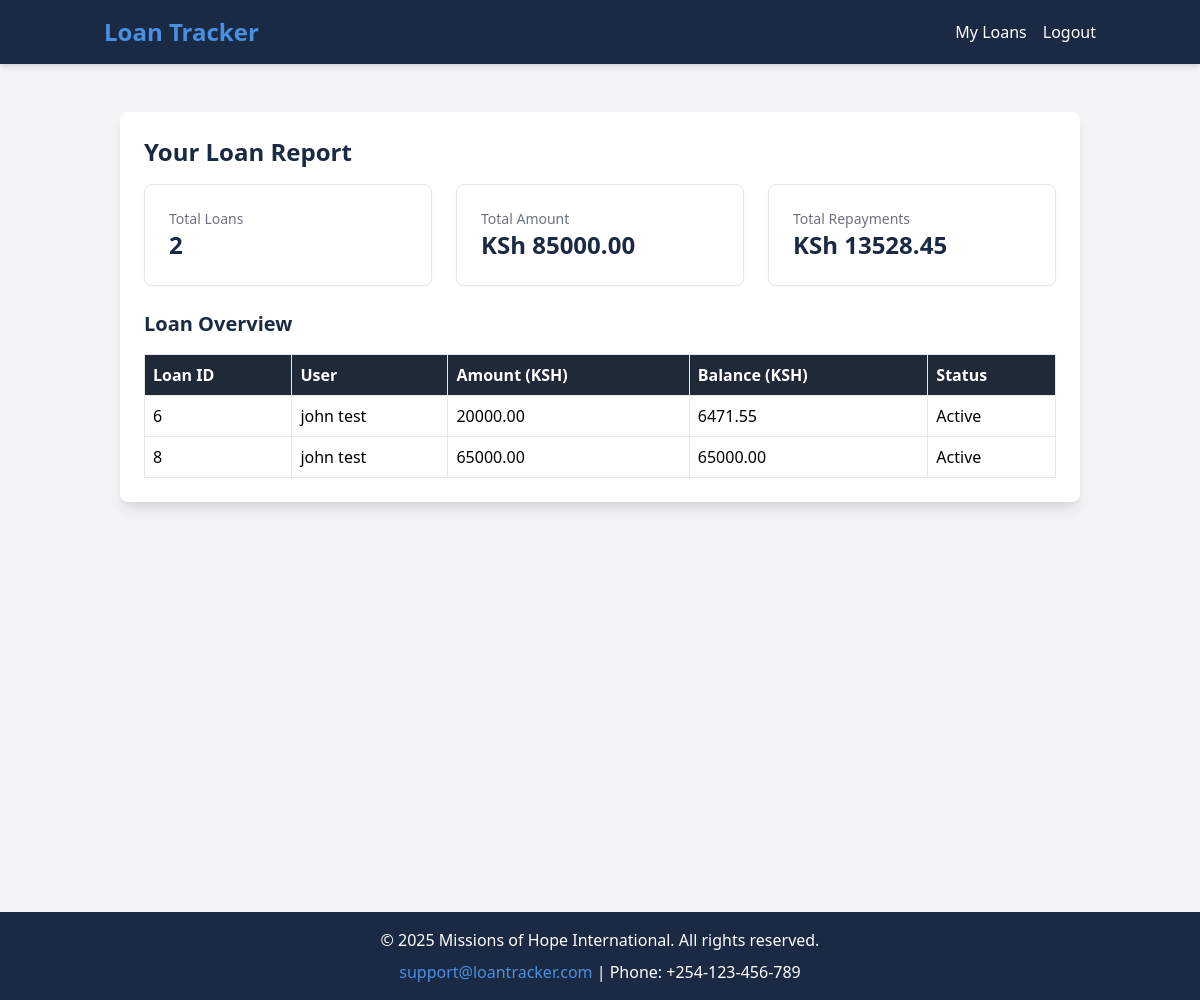
Screenshot of /report/ (signed in) with the database file from the repository.
### mohi/models.py (models this page shows, shortened)
class CustomUser(AbstractUser):
    username = None
    email = models.EmailField(unique=True)
    first_name = models.CharField(max_length=30)
    last_name = models.CharField(max_length=30)
    department = models.CharField(max_length=100)
    designation = models.CharField(max_length=100)
    USERNAME_FIELD = 'email'
    REQUIRED_FIELDS = ['first_name', 'last_name', 'department', 'designation']
    objects = CustomUserManager()

class Loan(models.Model):
    user = models.ForeignKey(CustomUser, on_delete=models.CASCADE)
    amount = models.DecimalField(max_digits=10, decimal_places=2, default=Decimal('0.00'))
    balance = models.DecimalField(max_digits=10, decimal_places=2, default=Decimal('0.00'))
    interest_rate = models.DecimalField(max_digits=5, decimal_places=2, default=Decimal('5.00'))
    term_months = models.PositiveIntegerField(default=12)
    start_date = models.DateField(default=timezone.now)
    end_date = models.DateField(null=True, blank=True)
    is_paid = models.BooleanField(default=False)
    def get_status_display(self):
        return "Paid" if self.is_paid else "Active"

### mohi/views.py (the view)
# urls.py: path('report/', views.loan_report, name='loan_report'),
@login_required
def loan_report(request):
    exchange_rate = 1
    chart_data = {}
    if request.user.is_staff:
        total_loans_count = Loan.objects.count()
        total_amount = Loan.objects.aggregate(total=Sum('amount'))['total'] or Decimal('0.00')
        total_repayments = Repayment.objects.aggregate(total=Sum('amount'))['total'] or Decimal('0.00')
        loans = Loan.objects.all()
        total_outstanding = max(Decimal('0.00'), total_amount - total_repayments)
        chart_data['loan_summary'] = {
            'labels': ['Total Amount', 'Total Repayments', 'Total Outstanding'],
            'data': [float(total_amount * exchange_rate), float(total_repayments * exchange_rate), float(total_outstanding * exchange_rate)],
            'backgroundColor': ['#1E3A8A', '#10B981', '#F59E0B']
        }
        repayments_by_month = Repayment.objects.annotate(month=TruncMonth('date')).values('month').annotate(total=Sum('amount')).order_by('month')
        chart_data['repayment_trend'] = {
            'labels': [item['month'].strftime('%Y-%m') for item in repayments_by_month],
            'data': [float(item['total'] * exchange_rate) for item in repayments_by_month],
            'borderColor': '#1E3A8A',
            'fill': False
        }
    else:
        user_loans = Loan.objects.filter(user=request.user)
        total_loans_count = user_loans.count()
        total_amount = user_loans.aggregate(total=Sum('amount'))['total'] or Decimal('0.00')
        total_repayments = Repayment.objects.filter(loan__in=user_loans).aggregate(total=Sum('amount'))['total'] or Decimal('0.00')
        loans = user_loans
        total_outstanding = max(Decimal('0.00'), total_amount - total_repayments)
        chart_data['loan_summary'] = {
            'labels': ['Your Total Amount', 'Your Total Repayments', 'Your Total Outstanding'],
            'data': [float(total_amount * exchange_rate), float(total_repayments * exchange_rate), float(total_outstanding * exchange_rate)],
            'backgroundColor': ['#1E3A8A', '#10B981', '#F59E0B']
        }
    context = {
        'total_loans': total_loans_count,
        'total_amount': total_amount * exchange_rate,
        'total_repayments': total_repayments * exchange_rate,
        'loans': loans,
        'chart_data': chart_data
    }
    return render(request, 'mohi/loan_report.html', context)

### mohi/templates/mohi/loan_report.html (shortened to what this page needs)
{% extends 'mohi/base.html' %}
{% block content %}
<div class="min-h-screen bg-gray-100 p-4">
    <div class="max-w-6xl mx-auto">
        <div class="bg-white p-6 rounded-lg shadow-lg mb-8">
            <h1 class="text-2xl font-bold mb-4 text-mohi-deep-blue">
                {% if user.is_staff %}All Loan Report{% else %}Your Loan Report{% endif %}
            </h1>
            <div class="grid grid-cols-1 sm:grid-cols-2 lg:grid-cols-3 gap-6 mb-6">
                <div class="bg-white rounded-lg shadow-sm border border-gray-200 p-6">
                    <p class="text-sm font-medium text-gray-500">Total Loans</p>
                    <p class="text-2xl font-semibold text-mohi-deep-blue">{{ total_loans }}</p>
                </div>
                <div class="bg-white rounded-lg shadow-sm border border-gray-200 p-6">
                    <p class="text-sm font-medium text-gray-500">Total Amount</p>
                    <p class="text-2xl font-semibold text-mohi-deep-blue">KSh {{ total_amount|floatformat:2 }}</p>
                </div>
                <div class="bg-white rounded-lg shadow-sm border border-gray-200 p-6">
                    <p class="text-sm font-medium text-gray-500">Total Repayments</p>
                    <p class="text-2xl font-semibold text-mohi-deep-blue">KSh {{ total_repayments|floatformat:2 }}</p>
                </div>
            </div>
            <h2 class="text-xl font-bold mb-4 text-mohi-deep-blue">Loan Overview</h2>
            <table class="w-full text-left border-collapse">
                <thead>
                    <tr class="bg-gray-800 text-white">
                        <th class="border p-2">Loan ID</th>
                        <th class="border p-2">User</th>
                        <th class="border p-2">Amount (KSH)</th>
                        <th class="border p-2">Balance (KSH)</th>
                        <th class="border p-2">Status</th>
                    </tr>
                </thead>
                <tbody>
                    {% for loan in loans %}
                    <tr>
                        <td class="border p-2">{{ loan.id }}</td>
                        <td class="border p-2">{{ loan.user.get_full_name|default:loan.user.email }}</td>
                        <td class="border p-2">{{ loan.amount|floatformat:2 }}</td>
                        <td class="border p-2">{{ loan.balance|floatformat:2 }}</td>
                        <td class="border p-2">{{ loan.get_status_display }}</td>
                    </tr>
                    {% empty %}
                    <tr>
                        <td colspan="5" class="border p-2 text-center text-gray-500">No loans available.</td>
                    </tr>
                    {% endfor %}
                </tbody>
            </table>
        </div>
    </div>
</div>
{% endblock %}

### mohi/templates/mohi/base.html (shortened to what this page needs)
<!DOCTYPE html>
<html lang="en">
<head>
    {% load static %}
    <link href="https://cdn.jsdelivr.net/npm/tailwindcss@2.2.19/dist/tailwind.min.css" rel="stylesheet">
</head>
<body class="bg-gray-100 flex flex-col min-h-screen">
    <header class="bg-mohi-deep-blue text-white sticky top-0 z-50 shadow-md">
        <div class="container mx-auto px-4 py-3 flex justify-between items-center">
            <a href="{% url 'home' %}" class="text-2xl font-bold text-mohi-light-blue hover:text-white transition duration-200">Loan Tracker</a>
            <nav class="flex items-center space-x-4">
                <div id="nav-links" class="hidden md:flex md:items-center md:space-x-4">
                    {% if user.is_authenticated %}
                        <a href="{% url 'loan_list' %}" class="block py-2 hover:text-mohi-light-blue transition duration-200">
                                {{ user.is_staff|yesno:"All Loans,My Loans" }}
                        </a>
                        <a href="{% url 'logout' %}" class="hover:text-mohi-light-blue transition duration-200">Logout</a>
                    {% else %}
                        <a href="{% url 'login' %}" class="hover:text-mohi-light-blue transition duration-200">Login</a>
                    {% endif %}
                </div>
            </nav>
        </div>
    </header>
    <main class="flex-1 container mx-auto mt-4 p-4">
        {% block content %}
        {% endblock %}
    </main>
    <footer class="bg-mohi-deep-blue text-white py-4 mt-auto">
        <div class="container mx-auto px-4 text-center">
            <p>© 2025 Missions of Hope International. All rights reserved.</p>
            <p class="mt-2"><a href="mailto:support@loantracker.com" class="text-mohi-light-blue hover:underline">support@loantracker.com</a> | Phone: +254-123-456-789</p>
        </div>
    </footer>
</body>
</html>

### mohi/templates/mohi/base.html (style rules this page uses)
.bg-mohi-deep-blue { background-color: #1A2A44; }
.text-mohi-deep-blue { color: #1A2A44; }
.text-mohi-light-blue { color: #4A90E2; }

### rows the page displays
CustomUser: is_staff "My Loans"
Loan: id "6", user.get_full_name "john test", amount "20000.00", balance "6471.55", status "Active"
Loan: id "8", user.get_full_name "john test", amount "65000.00", balance "65000.00", status "Active"

### other values shown
{{ total_loans }} "2"
{{ total_amount|floatformat:2 }} "85000.00"
{{ total_repayments|floatformat:2 }} "13528.45"
